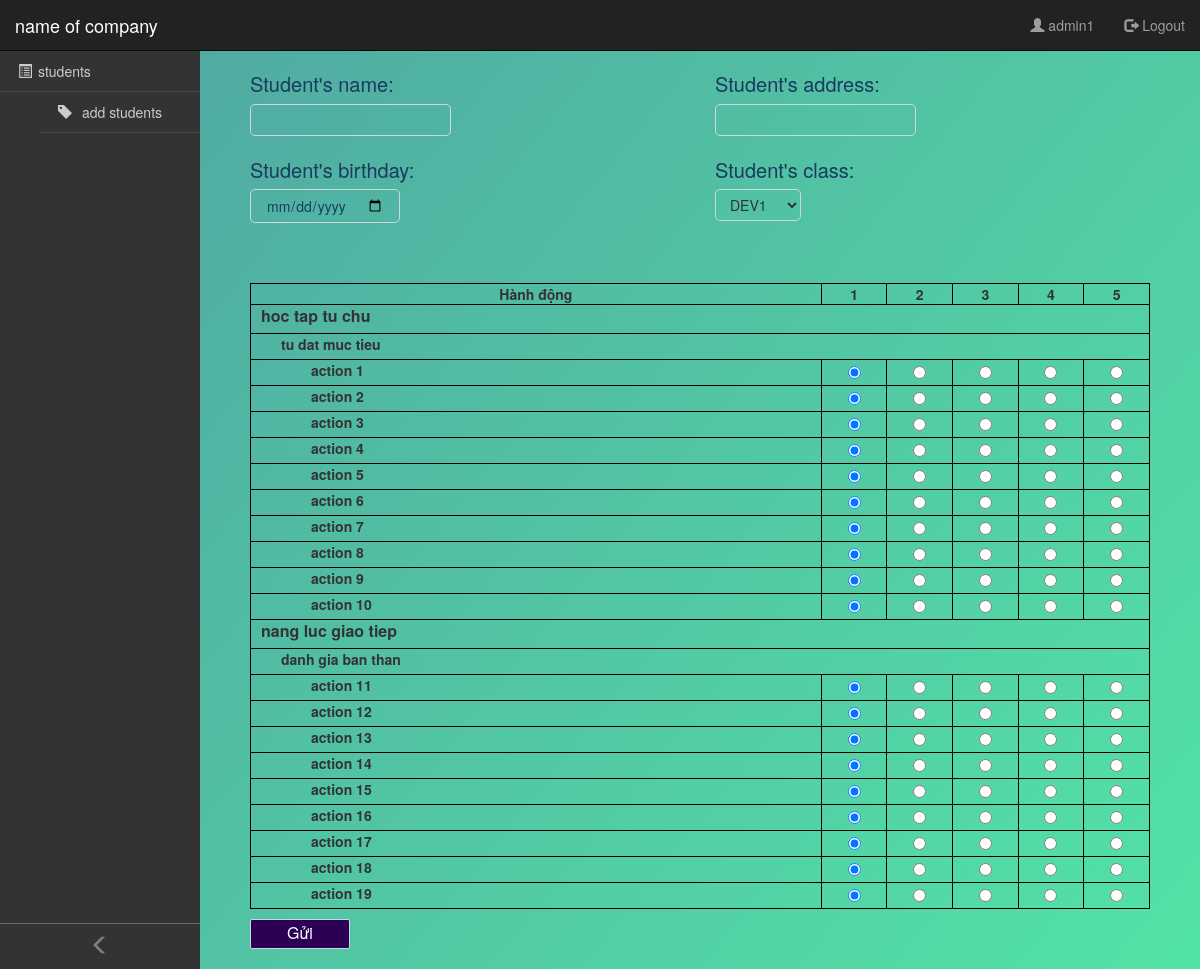
The page / (signed in) on the database its author committed.
### tables this page shows
CREATE TABLE `capacity`  (
  `capacity_id` int(11) UNSIGNED NOT NULL AUTO_INCREMENT,
  `capacity_value` varchar(255) NULL DEFAULT NULL,
  PRIMARY KEY USING BTREE (`capacity_id`)
);

CREATE TABLE `capacity_component`  (
  `id` int(11) NOT NULL AUTO_INCREMENT,
  `capacity_id` int(11) NULL DEFAULT NULL,
  `capacity_component_value` varchar(255) NULL DEFAULT NULL,
  PRIMARY KEY USING BTREE (`id`)
);

CREATE TABLE `action`  (
  `action_id` int(11) NOT NULL,
  `capacity_component_id` int(11) NOT NULL,
  `action_value` varchar(255) NOT NULL,
  PRIMARY KEY USING BTREE (`action_id`, `capacity_component_id`),
  INDEX `capacity_id` USING BTREE(`capacity_component_id`),
  INDEX `action_id` USING BTREE(`action_id`)
);

### controllers/students_controller.php (called while the page is built, shortened)
<?php
require_once('model/action.php');
require_once('model/capacity.php');
class StudentsController extends BaseController
{
    public function add()
    {
        $actionLogic = new ActionLogic();
        $studentLogic = new StudentLogic();
        $capacityLogic = new CapacityLogic();
        $capacityComponentLogic = new CapacityComponentLogic();
        $classLogic = new ClassLogic();
        $actions = $actionLogic->getAllAction();
        $capacities = $capacityLogic->getAlCapacity();
        $capacityComponents = $capacityComponentLogic->getAllCapacityComponent();
        $studentLast = $studentLogic->getLastStudent();
        $classes = $classLogic->getAllClass();
        $data = array(
            "action" => $actions,
            "capacities" => $capacities,
            "student" => $studentLast,
            "classes" => $classes,
            "capacityComponents" => $capacityComponents
        );
        $this->render('add', $data);
    }
}

### routes.php (called while the page is built, shortened)
<?php
$controllers = array( 'account' => ['login', 'logout']);
if(isset($_SESSION["username"])) {
    $account = unserialize(serialize($_SESSION["account"]));
    $role = json_decode($account->role, true);
    $controllers = $role;
    $controllers['account'] = ['login', 'logout'];
    if(isset($controllers['classes'])) {
        $controllers['students'][] = 'detail';
        $controllers['classes'][]= 'detail';
    } else {
        $controllers['students'][] = 'addConfirm';
    }
} else {
    $controllers = array( 'account' => ['login', 'logout']);
}
if (!array_key_exists($controller, $controllers) || !in_array($action, $controllers[$controller])) {
    $action = array_values($controllers)[0][0];
}
$controller = new $klass;
$controller->$action();

### index.php (called while the page is built, shortened)
<?php
require_once('routes.php');

### entities/class.php (called while the page is built, shortened)
<?php
    class ClassStudent {
    public function __construct($_class_id, $_class_name)
    {
        $this->class_id = $_class_id;
        $this->class_name = $_class_name;
    }
}

### model/base_model.php (called while the page is built, shortened)
<?php
    class BaseModel {
        private $instance = NULl;
        public function openConnection() {
            if (!isset($this->instance)) {
                try {
                  $this->instance = new PDO('mysql:host=localhost;dbname=inout', "root", "0000");
                  $this->instance->exec("SET NAMES 'utf8'");
                } catch (PDOException $ex) {
                  die($ex->getMessage());
                }
              }
              return $this->instance;
        }
    }

### model/class.php (called while the page is built, shortened)
<?php
    include_once('entities/class.php');
    include_once('model/base_model.php');
    class MClass extends BaseModel {
        public function all()
        {
            $list = array();
            $req = parent::openConnection()->query('SELECT * FROM class');
            while($item = $req->fetch()){
                $list[] = new ClassStudent($item['class_id'], $item['class_name']);
            }
            return $list;
        }
    }
?>

### logic/class_logic.php (called while the page is built, shortened)
<?php
require_once('model/class.php');
require_once('entities/class.php');
class ClassLogic
{
    public function getAllClass()
    {
        $listClasses = [];
        try {
            $mClass = new MClass();
            $listClasses = $mClass->all();
        } catch (PDOException $e) {
            throw $e;
        }
        return $listClasses;
    }
}

### entities/capacity.php (called while the page is built, shortened)
<?php
    class Capacity {
    public function __construct($_capacity_id, $_capacity_value)
    {
        $this->capacity_id = $_capacity_id;
        $this->capacity_value = $_capacity_value;
    }
}

### model/capacity.php (called while the page is built, shortened)
<?php
    include_once('entities/capacity.php');
    include_once('model/base_model.php');
    class MCapacity extends BaseModel {
        public function all()
        {
            $list = array();
            $req = parent::openConnection()->query('SELECT * FROM capacity');
            while($item = $req->fetch()){
                $list[] = new Capacity($item['capacity_id'], $item['capacity_value']);
            }
            return $list;
        }
    }
?>

### logic/capacity_logic.php (called while the page is built, shortened)
<?php
    require_once('model/capacity.php');
    class CapacityLogic {
        public function getAlCapacity() {
            $listCapacity = [];
            try {
                $mCapacity = new MCapacity();
                $listCapacity = $mCapacity->all();
            } catch(PDOException $ex) {
                throw $ex;
            }
            return $listCapacity;
        }
    }
?>

### entities/capacity_component.php (called while the page is built, shortened)
<?php
class CapacityComponent
{
    public function __construct($id, $capacity_id, $capacity_component_value)
    {
        $this->id = $id;
        $this->capacity_component_value = $capacity_component_value;
    }
}

### model/capacity_component.php (called while the page is built, shortened)
<?php
require_once('model/base_model.php');
require_once('entities/capacity_component.php');
class MCapacityComponent extends BaseModel
{
    public function all()
    {
        $list = array();
        $req = parent::openConnection()->query('SELECT * FROM capacity_component');
        while ($item = $req->fetch()) {
            $list[] = new CapacityComponent($item['id'], $item['capacity_id'], $item['capacity_component_value']);
        }
        return $list;
    }
}

### logic/capacity_component_logic.php (called while the page is built, shortened)
<?php
require_once('model/capacity_component.php');
class CapacityComponentLogic
{
    public function getAllCapacityComponent() {
        $listCapacityComponent = [];
        try {
            $mCapacityComponent = new MCapacityComponent();
            $listCapacityComponent = $mCapacityComponent->all();
        } catch(PDOException $ex) {
            throw $ex;
        }
        return $listCapacityComponent;
    }
}

### entities/action.php (called while the page is built, shortened)
<?php
    class Action {
        public function __construct($_action_id, $_capacity_component_id, $_action_value)
        {
            $this->action_id = $_action_id;
            $this->capacity_component_id = $_capacity_component_id;
            $this->action_value = $_action_value;
        }
    }
?>

### model/action.php (called while the page is built, shortened)
<?php
    include_once('entities/action.php');
    include_once('model/base_model.php');
    class MAction extends BaseModel {
        public function all()
        {
            $list = array();
            $req = parent::openConnection()->query('SELECT * FROM action');
            while($item = $req->fetch()){
                $list[] = new Action($item['action_id'], $item['capacity_component_id'], $item['action_value']);
            }
            return $list;
        }
    }
?>

### logic/action_logic.php (called while the page is built, shortened)
<?php
    require_once('model/action.php');
    class ActionLogic {
        public function getAllAction() {
            $listAction = [];
            try {
                $mAction = new MAction();
                $listAction = $mAction->all();
            } catch(PDOException $ex) {
                throw $ex;
            }
            return $listAction;
        }
    }
?>

### views/students/add.php (the view)
<form action="./?controller=students&action=addConfirm" method="POST">
    <div class="row">
        <div class="col-sm-6">
            <label class="person-label" for="fname">Student's name:</label>
            <input class="person-input" type="text" id="fname" name="student_name" required autofocus><br><br>
            <label class="person-label" for="fname">Student's birthday:</label>
            <input class="person-input" type="date" id="fname" name="student_birthday" pattern="\d{2}-\d{2}-\d{4}" placeholder="dd-mm-yyyy" required />
            <br><br>
            <input class="person-input disabled" type="hidden" id="fname" name="student_id" readonly value="<?= $data['student']->student_id + 1 ?>"><br><br>
        </div>
        <div class="col-sm-6">
            <label class="person-label" for="lname">Student's address:</label>
            <input class="person-input" type="text" id="lname" name="student_address" required><br><br>
            <label class="person-label" for="lname">Student's class:</label>
            <select name="student_class" onchange="changeGroup(value)">
                <?php
                foreach ($data['classes'] as $class) {
                    echo "<option value='$class->class_id'>" . $class->class_name . "</option>";
                }
                ?>
            </select>
        </div>
    </div>
    <table>
        <thead>
            <tr>
                <th class="th-class">Hành động</th>
                <th class="th-class">1</th>
                <th class="th-class">2</th>
                <th class="th-class">3</th>
                <th class="th-class">4</th>
                <th class="th-class">5</th>
            </tr>
        </thead>
        <tbody>
            <?php
            foreach ($data['capacities'] as $capacity) {
                echo '<tr>';
                echo '<td class="capacity" colspan="6"><label>' . $capacity->capacity_value . '</label></td>';
                echo '</tr>';
                foreach ($data['capacityComponents'] as $capacityComponent) {
                    if ($capacityComponent->id == $capacity->capacity_id) {
                        echo '<tr>';
                        echo '<td colspan="6"><label class="capacity-component">' . $capacityComponent->capacity_component_value . '</label></td>';
                        echo '</tr>';
                        foreach ($data['action'] as $action) {
                            if ($action->capacity_component_id == $capacityComponent->id) {
                                echo '<tr>';
                                echo '<td><label class="action-value">' . $action->action_value . '</label></td>';
                                echo '<td class="radio-btn"><input type="radio" name="' . $action->action_id . '" value="1" checked required></td>
                                    <td class="radio-btn"><input type="radio" name="' . $action->action_id . '" value="2" ></td>
                                    <td class="radio-btn"><input type="radio" name="' . $action->action_id . '" value="3"></td>
                                    <td class="radio-btn"><input type="radio" name="' . $action->action_id . '" value="4"></td>
                                    <td class="radio-btn"><input type="radio" name="' . $action->action_id . '" value="5"></td>';
                                echo '</tr>';
                            }
                        }
                    }
                }
            }
            ?>
        </tbody>
    </table>
    <input class="btn-submit" name="submit-add" type="submit" value="Gửi" />
</form>

### assets/css/style.css (style rules this page uses)
body { margin: 0 auto; background: -webkit-linear-gradient(top left, #50a3a2 0%, #53e3a6 100%); }
table { width: 100%; border-collapse: collapse; }
table tr, table th, table td { border: 1px solid #000; }
table .capacity { font-weight: 600; font-size: 16px; }
.capacity label { margin-left: 10px; }
table td.radio-btn { text-align: center; vertical-align: middle; }
.btn-submit { width: 100px; height: 30px; background: #2c0055; border-radius: 2px; z-index: 3; color: #fff; font-size: 16px; margin-top: 10px; border: 1px solid #ced6e0; transition: all 1s ease-in-out; }
.person-label { font-size: 20px; margin-bottom: 5px; font-weight: 500; color: #1a3b5d; width: 100%; display: block; user-select: none; }
.person-input { border-radius: 5px; border: 1px solid #ced6e0; transition: all 0.3s ease-in-out; font-size: 14px; padding: 5px 15px; background: none; color: #1a3b5d; box-shadow: none; }
.th-class { text-align: center; }
select { height: 32px; margin-bottom: 20px !important; border-radius: 5px; border: 1px solid #ced6e0; transition: all 0.3s ease-in-out; padding-left: 10px; background: initial; }
.capacity-component { margin-left: 30px; }
.action-value { margin-left: 60px; }

### rows shown on the page
capacity: capacity_value "hoc tap tu chu"
capacity_component: capacity_component_value "tu dat muc tieu"
action: action_value "action 1"
action: action_value "action 2"
action: action_value "action 3"
action: action_value "action 4"
action: action_value "action 5"
action: action_value "action 6"
action: action_value "action 7"
action: action_value "action 8"
action: action_value "action 9"
action: action_value "action 10"
capacity: capacity_value "nang luc giao tiep"
capacity_component: capacity_component_value "danh gia ban than"
action: action_value "action 11"
action: action_value "action 12"
action: action_value "action 13"
action: action_value "action 14"
action: action_value "action 15"
action: action_value "action 16"
action: action_value "action 17"
action: action_value "action 18"
action: action_value "action 19"

### other values the page prints
$_SESSION['username'] "admin1"
$key "students"
$item "add"
form field student_class "DEV1"
